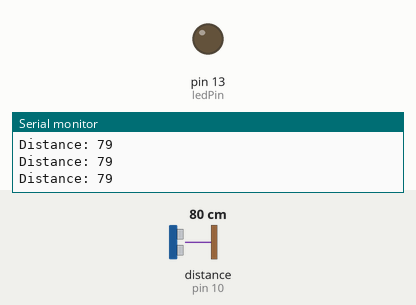
The sketch below on a simulated Arduino Uno, built with avr-gcc and run on an emulated ATmega328P. Parts: output pins drawn as LEDs (lit = HIGH), the last lines printed to the serial monitor. Wiring (inferred from the names in the program): ultrasonic range finder: trigger pin 9; echo pin 10. The inputs (shaded band) are chosen by the test bench; at power-on: distance to the obstacle (sensor on pin 10) 80 cm. The echo pulse lasts 58.3 µs per cm; pins used as bus, display or sensor lines are not drawn.

Above: at 1.2 s.
1.3 s: distance to the obstacle (sensor on pin 10) set to 56 cm
2.8 s: distance to the obstacle (sensor on pin 10) set to 48 cm
At 4.0 s:
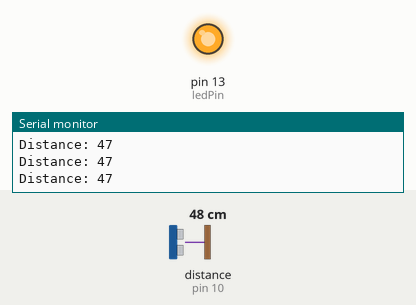
4.3 s: distance to the obstacle (sensor on pin 10) set to 60 cm
At 5.3 s:
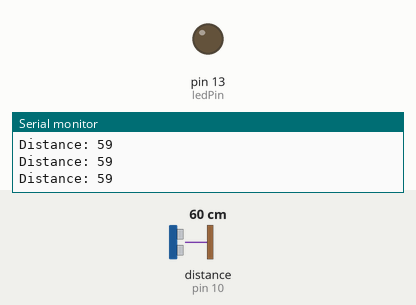
7.3 s: distance to the obstacle (sensor on pin 10) set to 18 cm
At 8.8 s:
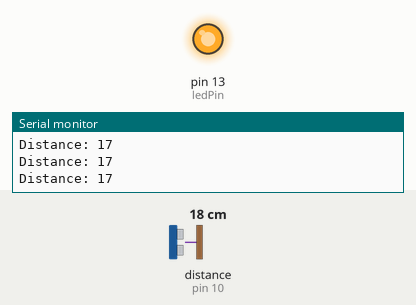
Timing chart, 0 to 9.8 s (numbered marks = the images above; inputs shaded):
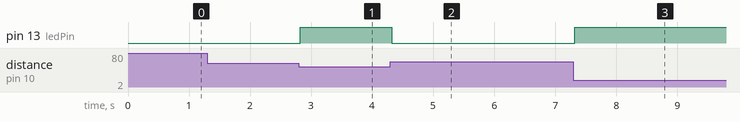

Measured:
- the behaviour switches between 51 and 50 cm on distance to the obstacle (sensor on pin 10) (found by bisection; images 0 and 1)
- after the input at 2.8 s, pin 13 (ledPin): LOW → HIGH at once
- after the input at 4.3 s, pin 13 (ledPin): HIGH → LOW at once
- after the input at 7.3 s, pin 13 (ledPin): LOW → HIGH at once

The sketch:

ultrasonic-light-switch.ino
```cpp
/*
Code for ultrasonic sensor based on: https://howtomechatronics.com/tutorials/arduino/ultrasonic-sensor-hc-sr04/
Code for controlling the led inspired from: https://www.circuitbasics.com/arduino-basics-controlling-led/
*/

// define pins numbers of ultrasonic sensor
const int trigPin = 9;
const int echoPin = 10;
// define led pin
const int ledPin = 13; // (digital pin)

// define variables
long duration;
int distance;


void setup() {
  pinMode(trigPin, OUTPUT); // Sets the trigPin as an Output
  pinMode(echoPin, INPUT); // Sets the echoPin as an Input
  pinMode(ledPin, OUTPUT);
  Serial.begin(9600); //initialize serial communication
}


void loop() {
  // Clears the trigPin
  digitalWrite(trigPin, LOW);
  delayMicroseconds(2);
  // Sets the trigPin on HIGH state for 10 micro seconds
  digitalWrite(trigPin, HIGH);
  delayMicroseconds(10);
  digitalWrite(trigPin, LOW);
  // Reads the echoPin, returns the sound wave travel time in microseconds
  duration = pulseIn(echoPin, HIGH);
  // Calculating the distance in cm
  distance = duration * 0.0343 / 2; // Distance = (Time * Speed) / 2 -- speed of sound = 34cm/ms and division by 2 cause sound waves need to travel twice the distance
  // Prints the distance on the Serial Monitor
  Serial.print("Distance: ");
  Serial.println(distance);

  // if distance small enough, then turn the led on
  if (distance < 50) {
    digitalWrite(ledPin, HIGH);
  }
  else {
    digitalWrite(ledPin, LOW);
  }
}
```
